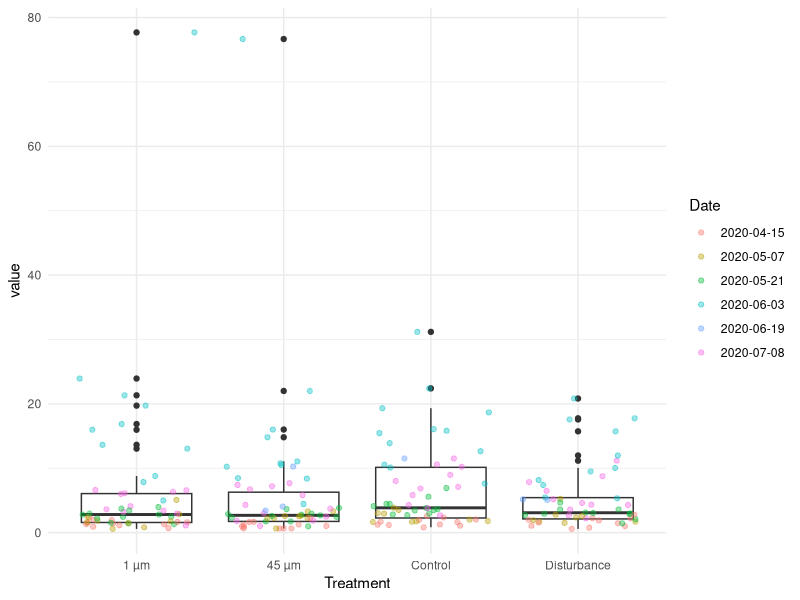
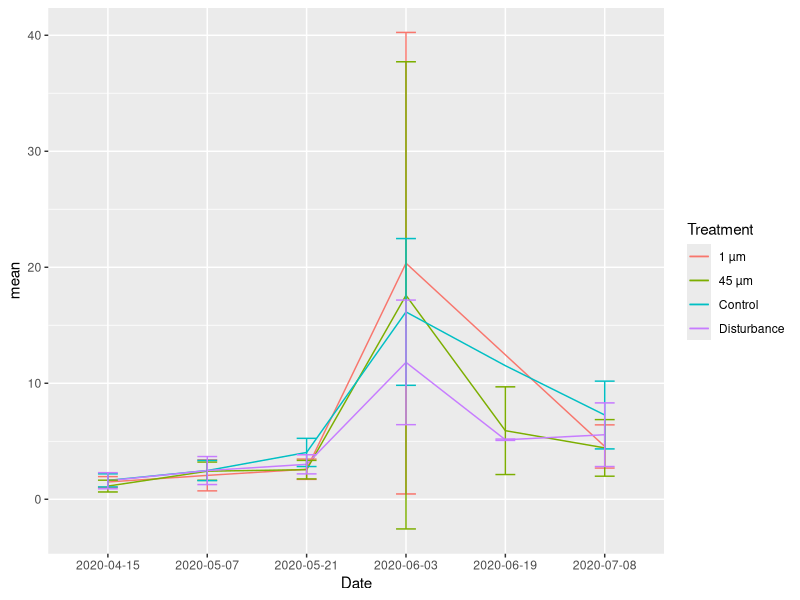

Generate these figures, in order, with R:
#Importing Libraries
library(tidyr)
library(dplyr)
library(ggplot2)

#Reading Datasets
collar_map <- readr::read_csv("collar_map.csv")
fluxes <- readr::read_csv("fluxes.csv")

#Select treatment and collar from collar_map
collar_map %>%
  select(Treatment, Collar)->
  treatment 

#Creating a long data table from fluxes and collar_map
fluxes %>%
  pivot_longer(-Collar, names_to="Date") %>% #Wide to Long
  filter(!is.na(value))%>%                   #Filter out NA
  left_join(treatment, by="Collar")->        #Merging 
  fluxes_merged

#Compute and Print Summary
fluxes_merged %>%
  group_by(Treatment) %>%
  summarise(mean = mean(value), N = n(), Std_dev = sd(value))%>% 
  print()

#Boxplot with overlaid dots
fluxes_merged %>%
  ggplot(aes(x = Treatment, y = value))+
  geom_boxplot()+
  geom_jitter(alpha = 0.4, aes(color = Date))+
  theme_minimal()

#Line Graph with error bars
fluxes_merged %>%
  group_by(Treatment, Date) %>%
  summarise(mean = mean(value), Std_dev = sd(value)) %>%
  ggplot(aes(x = Date, y = mean, color = Treatment, group = Treatment))+
  geom_line()+ 
  geom_errorbar(aes(ymax = mean + Std_dev, 
                     ymin = mean - Std_dev), 
                 width = 0.2)+
  theme_grey()

#Finding out which collars do not appear in fluxes and printing 
collar_map %>%
  anti_join(fluxes, by="Collar")

print("Collar 34 is listed in the metadata that do not appear in the fluxes data file.")
print("Collar 34 is in the Fresh Plot, in Group 9, and the treatment was Disturbance")  
                 
